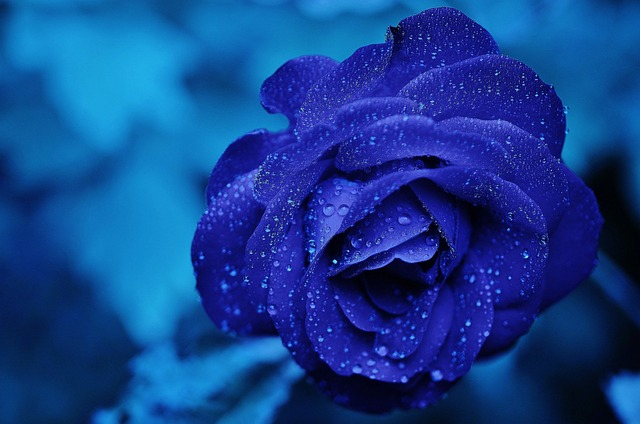
#> input picture Image Converting/rose.jpg, 640 x 424 px, found by its file name
$ python convert.py
#> lines starting #> are read from the running program, lines starting #| are printed output that depends on the picture; after the words box and inside, x2 and y2 are one past the last pixel; in counts of white or black regions, pixels touching at a corner belong together
import cv2

image = cv2.imread('C:\\Users\\adity\\OneDrive\\Desktop\\Image Converting\\rose.jpg',cv2.IMREAD_UNCHANGED)
#> image is the input picture: shape (424, 640, 3); mean B, G, R 143.7, 64.4, 18.7

gray = cv2.cvtColor(image, cv2.COLOR_BGR2GRAY)
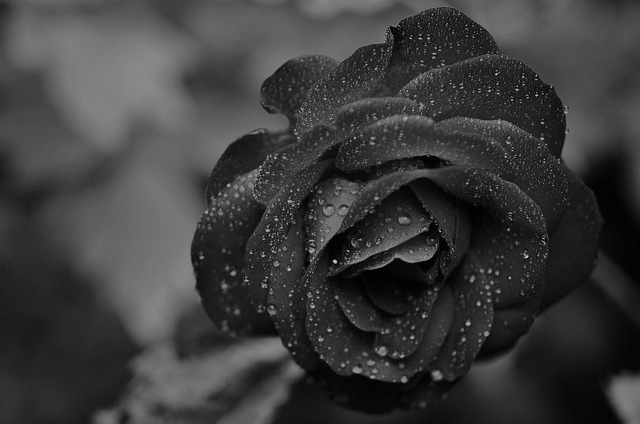
#> gray: shape (424, 640); min 0, max 217, mean 59.8

thresh, img_black = cv2.threshold(gray,170,250,cv2.THRESH_BINARY)
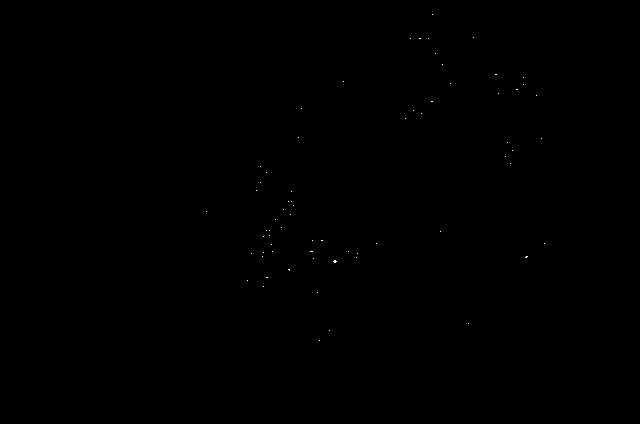
#> img_black: shape (424, 640); values 0 (black) and 250 (white), 0.03% white in thin lines or dots, all inside (x1, y1, x2, y2) = (206, 14, 545, 341)

cv2.imshow('rose.jpg',img_black)

#cv2.imwrite('rose_gray.png',gray)

cv2.imwrite('rose_black.png',img_black)

cv2.waitKey(0)
cv2.destroyAllWindows()
